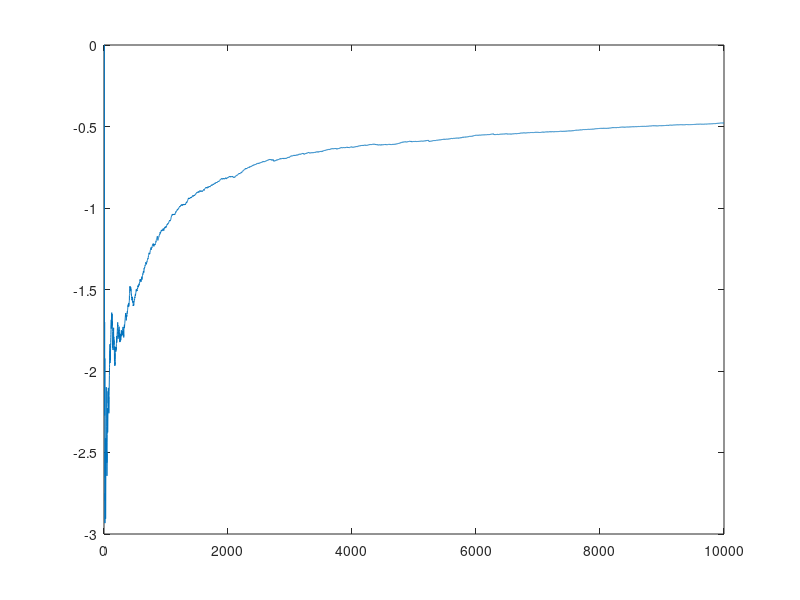

The MATLAB source for this figure:
grid_cells = 25;
actions_num = 6;
passenger_states = 5;
goal_state = 4;
grid = zeros(grid_cells,actions_num,passenger_states,goal_state);

% Initializing the grid boundaries

grid(1,1,:,:) = -1;
grid(1,3,:,:) = -1;
grid(2,1,:,:) = -1;
grid(2,4,:,:) = -1;
grid(3,1,:,:) = -1;
grid(3,3,:,:) = -1;
grid(4,1,:,:) = -1;
grid(5,1,:,:) = -1;
grid(5,4,:,:) = -1;

grid(6,3,:,:) = -1;
grid(7,4,:,:) = -1;
grid(8,3,:,:) = -1;
grid(10,4,:,:) = -1;

grid(11,3,:,:) = -1;
grid(15,4,:,:) = -1;

grid(16,3,:,:) = -1;
grid(16,4,:,:) = -1;
grid(17,3,:,:) = -1;
grid(18,4,:,:) = -1;
grid(19,3,:,:) = -1;
grid(20,4,:,:) = -1;

grid(21,2,:,:) = -1;
grid(21,3,:,:) = -1;
grid(21,4,:,:) = -1;
grid(22,2,:,:) = -1;
grid(22,3,:,:) = -1;
grid(23,2,:,:) = -1;
grid(23,4,:,:) = -1;
grid(24,2,:,:) = -1;
grid(24,3,:,:) = -1;
grid(25,2,:,:) = -1;
grid(25,4,:,:) = -1;

grid(:,5,:,:) = -1;
grid(1,5,1,:) = 1;
grid(5,5,2,:) = 1;
grid(21,5,3,:) = 1;
grid(24,5,4,:) = 1;
grid(:,5,5,:) = -1;

grid(:,6,:,:) = -1;
grid(1,6,5,1) = 10;
grid(5,6,5,2) = 10;
grid(21,6,5,3) = 10;
grid(24,6,5,4) = 10;

Q = zeros(grid_cells,actions_num,passenger_states,goal_state);  % Initializing the Q Learning Matrix
NumIter = 10000; % Number of iterations for the agent to learn
alpha = 0.1;     % Learning Factor
gamma = 0.9;     % Discount Factor
rewardArr = double(zeros(NumIter,1)); % Reward after each iteration
avgReward = double(zeros(NumIter,1)); % Average reward after each iteration
exploration_factor = 10;              % Exploration rate, also used to reduce the learning rate and to increase the discount factor

% Initialising current action to a random value.
current_action = ceil(6*rand);
    while current_action == 0
        current_action = ceil(25*rand);
    end

for i = 1:NumIter
    % Initialising the initial position of taxi in grid
    taxi_position = ceil(25*rand);
    while taxi_position == 0
        taxi_position = ceil(25*rand);
    end
    
    % Initializing the destination of passenger
    destination = ceil(4*rand);
    while destination == 0
        destination = ceil(4*rand);
    end
    
    % Assigning initial state to the passenger
    passenger = ceil(5*rand);
    while passenger == 0
        passenger = ceil(5*rand);
    end
    
    steps = 1; % Number of moves by agent in an iteration
    reward = 0.0; % Reward value in current iteration
    newpos = taxi_position;
    
    % Adjusting the learning rate, discount factor and exploration rate
    % after every 200 iterations.
    if mod(i,200) == 0
        exploration_factor = exploration_factor - 1;
        alpha = alpha - 0.01;
        gamma = gamma + 0.01;
    end
    if alpha < 0.01
        alpha = 0.01;
    end
    if gamma > 1
        gamma = 1;
    end
    
    
    while 1
        % Deciding whether to explore or play safe 
        epsilon = ceil(100*rand);
        while(epsilon == 0)
            epsilon = ceil(100*rand);
        end
        if epsilon <= exploration_factor    % Explore the grid! Do a random action.
            next_action = ceil(6*rand);
            while(next_action == 0)
                next_action = ceil(6*rand);
            end
            
        else
            [maxq,next_action] = max(Q(taxi_position,:,passenger,destination)); % Play safe! Take the most optimal action.
            if(maxq == 0)
                z = find(Q(taxi_position,:,passenger,destination));
                if isempty(z)
                    next_action = ceil(6*rand);
                    while(next_action == 0)
                        next_action = ceil(6*rand);
                    end                 
                else
                    while 1
                        next_action = ceil(6*rand);
                        while(next_action == 0)
                            next_action = ceil(6*rand);
                        end
                        if Q(taxi_position,next_action,passenger,destination) == 0
                            break;
                        end
                    end
                end
            end
        end
        
        current_reward = grid(taxi_position,current_action,passenger,destination); % Get the immediate reward value of the chosen action for the particular state
        if grid(taxi_position,current_action,passenger,destination) ~= -1   % The taxi doesn't bump into a wall.
            switch current_action
                case 1 % Action: Go North
                    if taxi_position > 5
                        newpos = taxi_position - 5;
                    end
                case 2 % Action: Go South
                    if taxi_position < 20
                        newpos = taxi_position + 5;
                    end
                case 3 % Action: Go West
                    if mod(taxi_position,5) ~= 1
                        newpos = taxi_position - 1;
                    end
                case 4 % Action: Go East
                    if mod(taxi_position,5) ~= 0
                        newpos = taxi_position + 1;
                    end
                case 5 % Action: Pick up Passenger
                    passenger = 5;
                    steps = 0;
                case 6 % Action: Drop Passenger and calculate the final reward value.
                    reward = reward + current_reward/steps;
                    rewardArr(i,1) = reward;
                    Q(taxi_position,current_action,passenger,destination) = Q(taxi_position,current_action,passenger,destination) + alpha * (grid(taxi_position,current_action,passenger,destination) + gamma*Q(newpos,next_action,passenger,destination) - Q(taxi_position,current_action,passenger,destination));
                    avgReward(i,1) = mean(rewardArr(1:i,1));
                    break;
            end
        end
        reward = reward + current_reward;
        % Abort iteration if more than 15 steps have been taken
        if steps > 15
            avgReward(i,1) = mean(rewardArr(1:i,1));
            % Drop the passenger as destination could not be found in 15 steps.
            if passenger == 5
                Q(taxi_position,5,passenger,destination) = Q(taxi_position,5,passenger,destination) + alpha * (-1 + gamma*(max(Q(newpos,:,passenger,destination))) - Q(taxi_position,5,passenger,destination));
                rewardArr(i,1) = double(reward) - 1; % Negative Reward for not dropping the passenger at the destination.
            else
                Q(taxi_position,current_action,passenger,destination) = Q(taxi_position,current_action,passenger,destination) + alpha * (grid(taxi_position,current_action,passenger,destination) + gamma*(max(Q(newpos,:,passenger,destination))) - Q(taxi_position,current_action,passenger,destination));
            end
            break;
        end
        % Update the Q value for the state
        Q(taxi_position,current_action,passenger,destination) = Q(taxi_position,current_action,passenger,destination) + alpha * (grid(taxi_position,current_action,passenger,destination) + gamma*Q(newpos,next_action,passenger,destination) - Q(taxi_position,current_action,passenger,destination));
        avgReward(i,1) = mean(rewardArr(1:i,1));
        taxi_position = newpos;
        steps = steps + 1;
        current_action = next_action;
    end
end
plot(avgReward);
